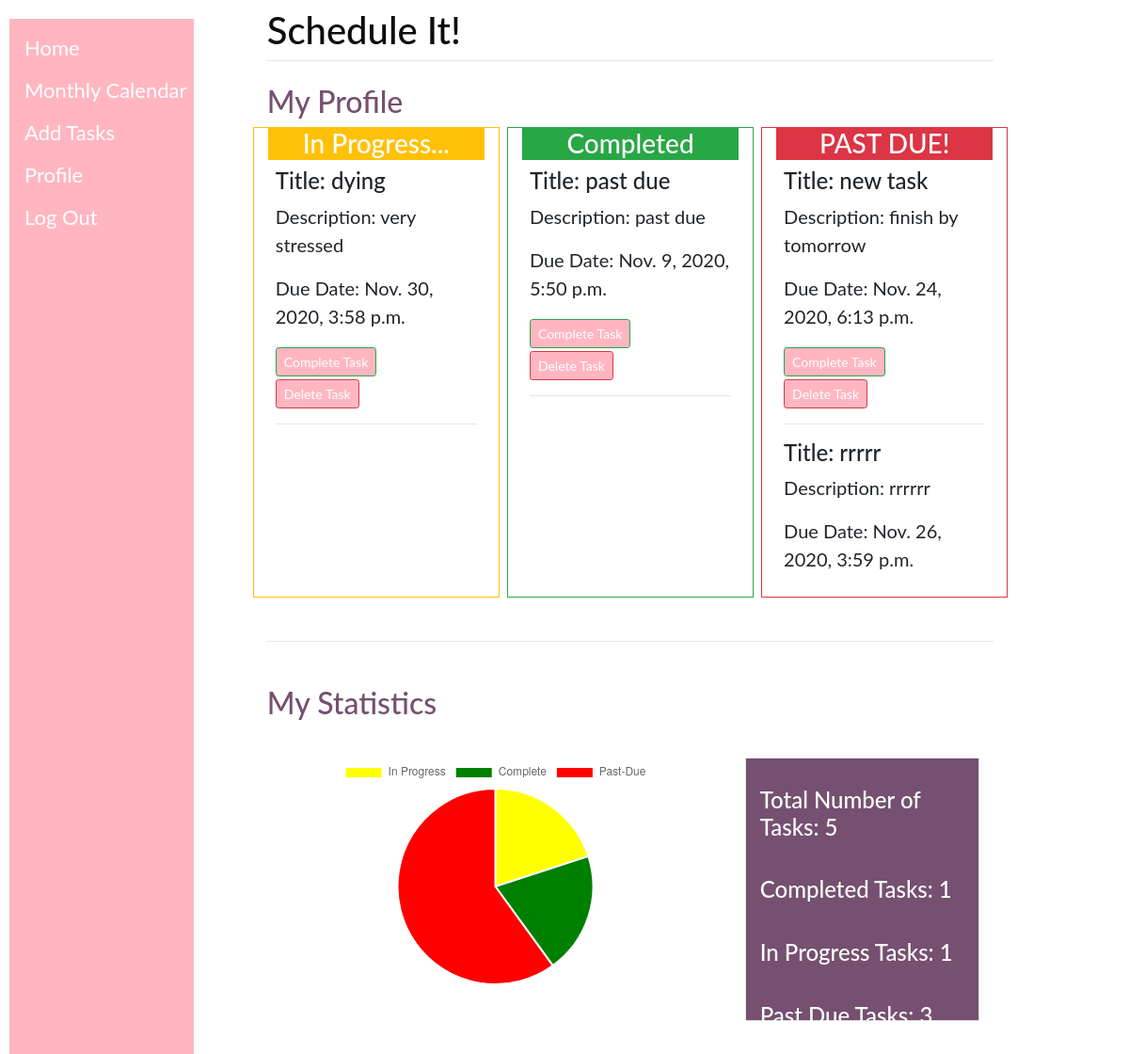
/profile/ (signed in), run on the app's committed database.
### calendar_monthly_view/models.py (models this page shows, shortened)
class Event(models.Model):
    user = models.ForeignKey(User, on_delete= models.CASCADE)
    title = models.CharField(max_length=200)
    description = models.TextField()
    end_time = models.DateTimeField()
    start_time = models.DateTimeField()
    completed = models.BooleanField(default=False)
    @property
    def is_past_due(self):
    	now = datetime.today().date()
    	due = self.end_time.date()
    	return now > due

### calendar_monthly_view/views.py (the view)
# urls.py: path('profile/', views.view_event, name='view_event'),
def view_event(request):
    instance = Event.objects.filter(user=request.user)
    complete = Event.objects.filter(user=request.user, completed = True)
    complete_count = 0
    for c in complete:
        complete_count += 1
    past_count = 0
    in_count = 0
    now = datetime.today().date()
    past = Event.objects.filter(user=request.user, completed= False, end_time__lte = now)
    for p in past:
        past_count +=1
    inprogress = Event.objects.filter(user=request.user, completed= False, end_time__gte = now)
    for i in inprogress:
        in_count += 1
    labels = ['In Progress', 'Complete', 'Past-Due']
    data = [in_count,complete_count, past_count]
    total = in_count + complete_count + past_count
    context = {
        'instance': instance,
        'labels': labels,
        'data':data,
        'in_prog': data[0],
        'cd': data[1],
        'pd': data[2],
        'total': total,
    }
    return render(request, "view_event.html",context)

### templates/view_event.html (shortened to what this page needs)
{% extends 'base.html' %}
{% load static %}
{% block content %}
<h2 class="title">{% block title %}My Profile{% endblock %}</h2>
<div class="row">
	<div class="col mr-md-2 border border-warning" style="height: 500px;">
		<h3 class="text-center text-white-0 mb-0 bg-warning">In Progress...</h3>
		<div class="overflow-auto p-2" style="height: 450px;">
			{% for ins in instance %}
			{% if ins.completed is False and not ins.is_past_due %}
			<h4>Title: {{ ins.title }}</h4>
			<p>Description: {{ ins.description }}</p>
			<p>Due Date: {{ ins.end_time }}</p>
			<div class="row">
				<div class="col">
					<form action="{% url 'event_complete' ins.id %}" method="POST">
						<input class="btn btn-outline-success btn-sm" type="submit" value="Complete Task">
					</form>
				</div>
				<div class="col">
					<form action="{% url 'event_delete' ins.id %}" method="POST">
						<input class="btn btn-outline-danger btn-sm" type="submit" value="Delete Task">
					</form>
				</div>
			</div>
			<hr>
			{% endif %}
			{% endfor %}
		</div>
	</div>
	<div class="col border border-success" style="height: 500px;">
		<h3 class="text-center text-white-0 mb-0 bg-success">Completed</h3>
		<div class="overflow-auto p-2" style="height: 450px;">
			{% for ins in instance %}
			{% if ins.completed is True %}
			<h4>Title: {{ ins.title }}</h4>
			<p>Description: {{ ins.description }}</p>
			<p>Due Date: {{ ins.end_time }}</p>
			<div class="row">
				<div class="col">
					<form action="{% url 'event_complete' ins.id %}" method="POST">
						<input class="btn btn-outline-success btn-sm" type="submit" value="Complete Task">
					</form>
				</div>
				<div class="col">
					<form action="{% url 'event_delete' ins.id %}" method="POST">
						<input class="btn btn-outline-danger btn-sm" type="submit" value="Delete Task">
					</form>
				</div>
			</div>
			<hr>
			{% endif %}
			{% endfor %}
		</div>
	</div>
	<div class="col ml-md-2 border border-danger" style="height: 500px;">
		<h3 class="text-center text-white-0 mb-0 bg-danger">PAST DUE!</h3>
		<div class="overflow-auto p-2" style="height: 450px;">
			{% for ins in instance %}
			{% if ins.completed is False and ins.is_past_due %}
			<h4>Title: {{ ins.title }}</h4>
			<p>Description: {{ ins.description }}</p>
			<p>Due Date: {{ ins.end_time }}</p>
			<div class="row">
				<div class="col">
					<form action="{% url 'event_complete' ins.id %}" method="POST">
						<input class="btn btn-outline-success btn-sm" type="submit" value="Complete Task">
					</form>
				</div>
				<div class="col">
					<form action="{% url 'event_delete' ins.id %}" method="POST">
						<input class="btn btn-outline-danger btn-sm" type="submit" value="Delete Task">
					</form>
				</div>
			</div>
			<hr>
			{% endif %}
			{% endfor %}
		</div>
	</div>
</div>
<br>
<hr>
<br>
<h2 class="title">My Statistics</h2>
<br>
<div class="row" style="width: 100%">
	<div class="col-8">
		<div id="container-fluid" style="height: 400px; width: 100%;">
			<canvas id="pie-chart"></canvas>
		</div>
	</div>
	<div class="col ml-md-2 border" id="stats" style="height: 280px;">
		<br>
		<h4>Total Number of Tasks: {{ total }} </h4>
		<h4>Completed Tasks: {{ cd }} </h4>
		<h4>In Progress Tasks: {{ in_prog }}</h4>
		<h4>Past Due Tasks: {{ pd  }}</h4>
		<br>
	</div>
</div>
</div>
<script type="text/JavaScript">
    var config = {
      type: 'pie',
      data: {
        datasets: [{
          data: {{ data|safe }},
          backgroundColor: ['yellow', 'green', 'red'],
          label: 'Progress'
        }],
        labels: {{ labels|safe }}
      },
      options: {
        responsive: true
      }
    };
    window.onload = function() {
      var ctx = document.getElementById('pie-chart').getContext('2d');
      window.myPie = new Chart(ctx, config);
    };
  </script>
{% endblock %}

### templates/base.html (shortened to what this page needs)
<!DOCTYPE html>
<html>
<head>
  <link rel="stylesheet" href="https://stackpath.bootstrapcdn.com/bootstrap/4.3.1/css/bootstrap.min.css"
>
  <link rel="stylesheet" href="/static/styles.css">
</head>
<body>
  <main>
    {% block nav %}
    <div class="sidenav">
      <nav_bar>
        <it><a href="/">Home</a></it>
        <it><a href="/monthly_calendar/">Monthly Calendar</a></it>
        <it><a href="/event/">Add Tasks</a></it>
        <it><a href="/profile/">Profile</a></it>
        <it><a href="{% url 'logout' %}">Log Out</a></it>
      </nav_bar>
    </div>
    {% endblock %}
    <div id="content" name="content" class="main">
      <div class="row justify-content-center">
        <div class="col-9">
          <h1 class="mt-2" style="color:rgb(12, 12, 12);">Schedule It!</h1>
          <hr class="mt-0 mb-4">
          {% block content %}
          {% endblock %}
        </div>
      </div>
  </main>
</body>
</html>

### static/styles.css (style rules this page uses)
body { font-family: "Lato", sans-serif; }
.sidenav { width: fit-content; position: fixed; z-index: 1; top: 20px; left: 10px; background: lightpink; overflow-x: hidden; padding: 8px 0; height: 100%; }
.sidenav a { padding: 6px 8px 6px 16px; text-decoration: none; font-size: 22px; color: white; display: block; }
.main { margin-left: 140px; font-size: 20px; padding: 0px 10px; }
a { color: rgb(117, 80, 112); }
.btn { outline: none; color:white; background-color: lightpink; box-shadow: 0 0 0 0; }
.display-1, .display-2, .display-3, .display-4, .title { color: rgb(117, 80, 112); }
.text-center { background:rgb(117, 80, 112); color: white; }
#stats { color: white; background-color: rgb(117, 80, 112); }

### data on the page
Event: title "dying", description "very stressed", end_time "Nov. 30, 2020, 3:58 p.m."
Event: title "past due", description "past due", end_time "Nov. 9, 2020, 5:50 p.m."
Event: title "new task", description "finish by tomorrow", end_time "Nov. 24, 2020, 6:13 p.m."
Event: title "rrrrr", description "rrrrrr", end_time "Nov. 26, 2020, 3:59 p.m."

### other printed values
{{ total }} "5"
{{ cd }} "1"
{{ in_prog }} "1"
{{ pd }} "3"
chart data {{ data|safe }} [1, 1, 3]
